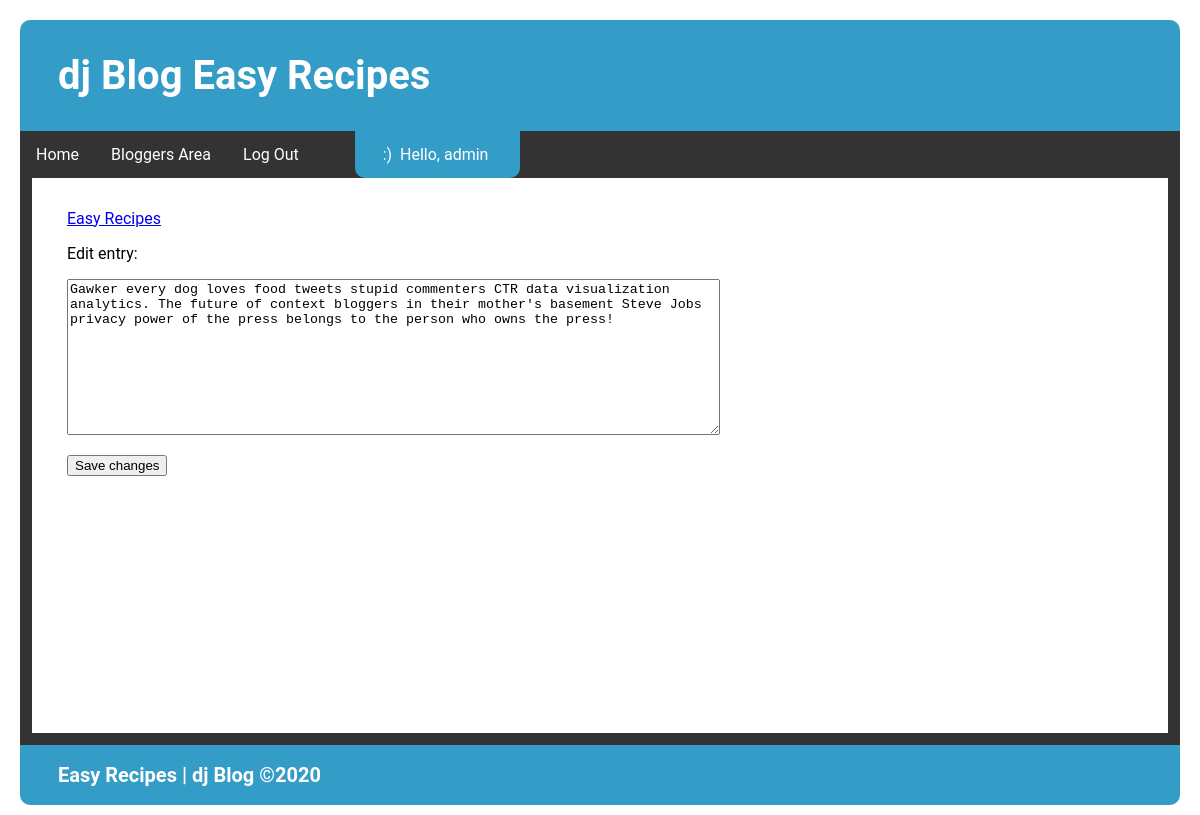
Before: /edit_entry/3/ (signed in) with the older database file.
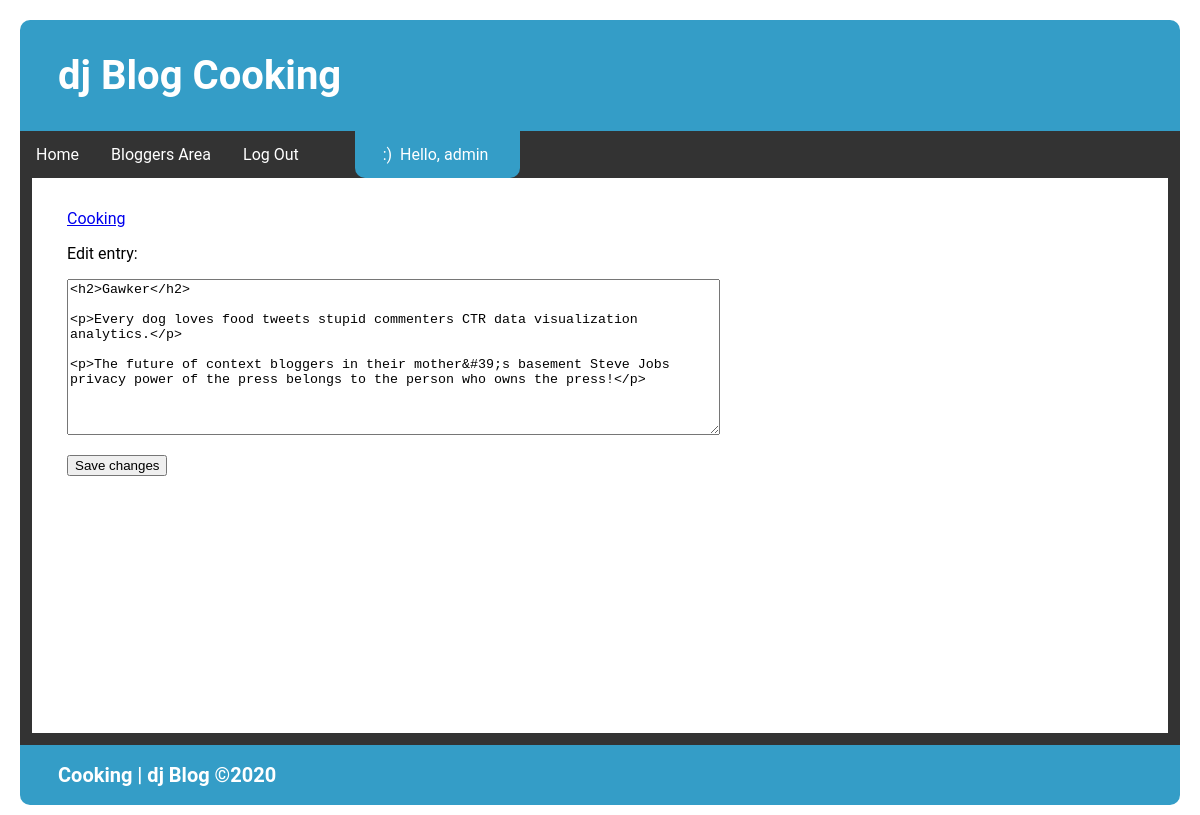
After: the same page with the newer database file.
### blog_app/models.py (models this page shows, shortened)
class Topic(models.Model):
    text = models.CharField(max_length=255)
    date_added = models.DateTimeField(auto_now_add=True)
    owner = models.ForeignKey(User, on_delete=models.CASCADE)
    def __str__(self):
        return self.text

class Entry(models.Model):
    topic = models.ForeignKey(Topic, on_delete=models.CASCADE)
    text = RichTextField(blank=True, null=True)
    date_added = models.DateTimeField(auto_now_add=True)
    class Meta:
        verbose_name_plural = 'entries'  # correct display so it doesn't show up as 'entrys'

### blog_app/views.py (the view)
# urls.py: path('edit_entry/<int:entry_id>/', views.edit_entry, name='edit_entry'),
@login_required
def edit_entry(request, entry_id):
    entry = Entry.objects.get(id=entry_id)
    topic = entry.topic
    if topic.owner != request.user:
        raise Http404
    if request.method != 'POST':
        form = EntryForm(instance=entry)
    else:
        form = EntryForm(instance=entry, data=request.POST)
        if form.is_valid():
            form.save()
            return redirect('blog_app:topic', topic_id=topic.id)
    content = {'entry': entry, 'topic': topic, 'form': form}
    return render(request, 'blog_app/edit_entry.html', content)

### blog_app/forms.py
class EntryForm(forms.ModelForm):
    class Meta:
        model = Entry
        fields = ['text']
        labels = {'text': ''}
        widgets = {'text': forms.Textarea(attrs={'cols': 79})}

### blog_app/templates/blog_app/edit_entry.html (shortened to what this page needs)
{% extends 'blog_app/base.html' %}
{%load static %}
{% block content %}
<p><a href="{% url 'blog_app:topic' topic.id %}">{{ topic }}</a></p>
<p>Edit entry:</p>
<form action="{% url 'blog_app:edit_entry' entry.id %}" method='post'>
  {{ form.as_p }}
  <button name="submit">Save changes</button>
</form>
{% endblock content %}

### blog_app/templates/blog_app/base.html (shortened to what this page needs)
<!DOCTYPE html>
<html lang="en">
<head>
    {% load static %}
    <link rel="stylesheet" href="{% static 'style.css' %}">
</head>
<body>
    <div class="header">
        <h1>dj Blog {{ page_title|title }} {{ topic|title }}</h1>
    </div>
    <div class="navbar">
        {% with request.resolver_match.url_name as url_name %}
            <a href="{% url 'blog_app:index' %}">Home</a>
            <a href="{% url 'blog_app:topics' %}">Bloggers Area</a>
            {% if user.is_authenticated %}
                <a href="{% url 'users:logout' %}">Log Out</a>
                <a href="" class="dead_nav_space">&nbsp;&nbsp;</a>
                <a href="" class="user_auth_display">&nbsp;&nbsp;&nbsp;:)&nbsp; Hello, {{ user.username }} &nbsp;&nbsp;&nbsp;</a>
            {% else %}
                <a href="{% url 'users:register' %}">Register</a>
                <a href="{% url 'users:login' %}">Log In</a>
            {% endif %}
        {% endwith %}
    </div>
    <div class="outerContainer">
        <div class="innerContainer">
    {% block content %}
    {% endblock content %}
        </div>
    </div>
    <div class="footer">
        <h1>{{ page_title|title }} {{ topic|title }}&nbsp;|&nbsp;dj Blog &#169;2020&nbsp;&nbsp;</h1>
    </div>
</body>
</html>

Changed rows visible on the page:
changed Topic: text "Easy Recipes" → "Cooking"
changed Entry: text "Gawker every dog loves food tweets stupid commenters CTR data visualization analytics. The future of context bloggers in their mother's basement Steve Jobs privacy power of the press belongs to the person who owns the press!" → "<h2>Gawker</h2> <p>Every dog loves food tweets stupid commenters CTR data visualization analytics.</p> <p>The future of context bloggers in their mother&#39;s basement Steve Jobs privacy power of the press belongs to the person who owns the press!</p>"
